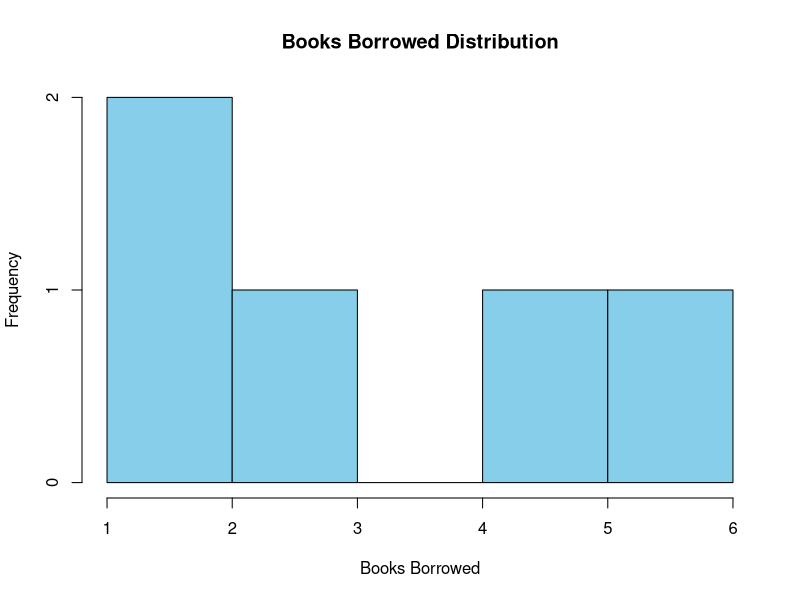
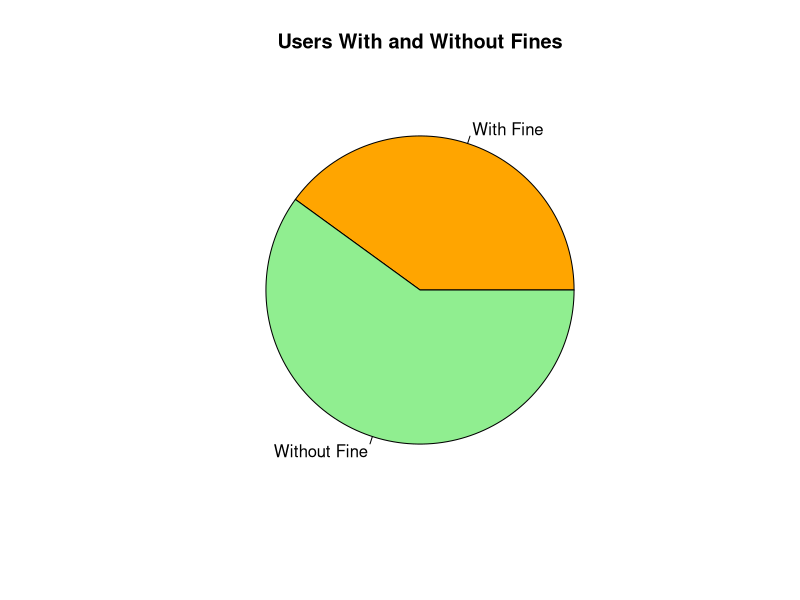
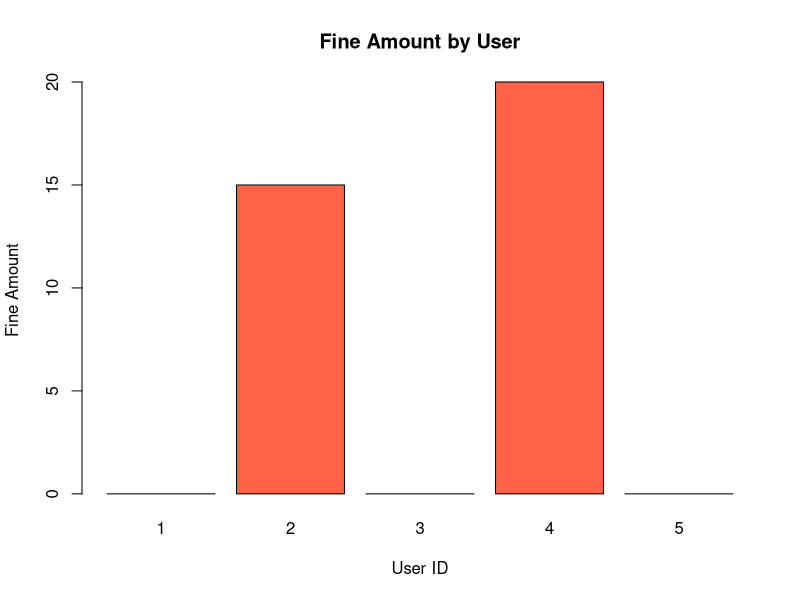
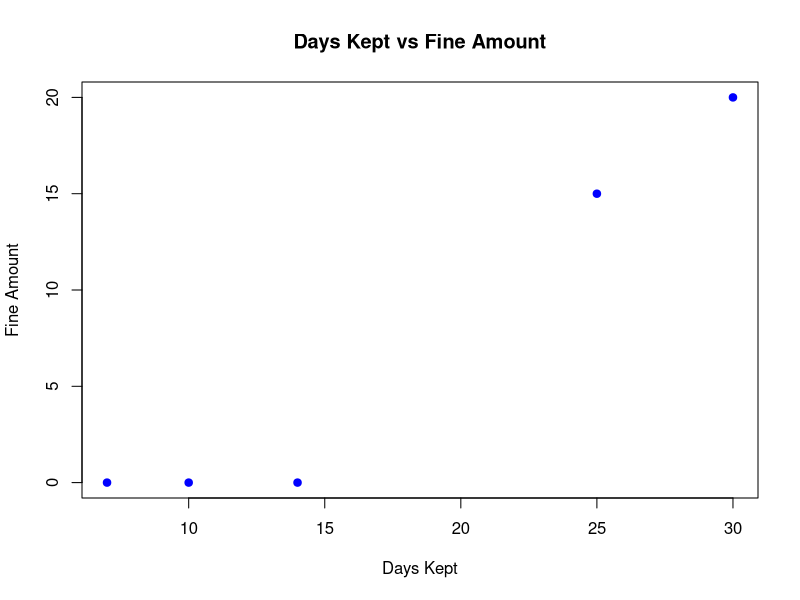

The R source for these figures, in order:
# Create Dataset
data <- data.frame(
  User_ID = c(1,2,3,4,5),
  Books_Borrowed = c(2,5,3,6,1),
  Days_Kept = c(10,25,14,30,7),
  Fine_Amount = c(0,15,0,20,0)
)

# 9. Histogram of Books Borrowed
hist(data$Books_Borrowed,
     col="skyblue",
     main="Books Borrowed Distribution",
     xlab="Books Borrowed",
     ylab="Frequency")

# 10. Pie Chart for Users With and Without Fines
fine_status <- ifelse(data$Fine_Amount > 0,
                      "With Fine",
                      "Without Fine")

pie(table(fine_status),
    col=c("orange","lightgreen"),
    main="Users With and Without Fines")

# 11. Bar Chart of Fine Amounts by User
barplot(data$Fine_Amount,
        names.arg=data$User_ID,
        col="tomato",
        main="Fine Amount by User",
        xlab="User ID",
        ylab="Fine Amount")

# 12. Scatter Plot of Days Kept vs Fine Amount
plot(data$Days_Kept, data$Fine_Amount,
     col="blue",
     pch=19,
     main="Days Kept vs Fine Amount",
     xlab="Days Kept",
     ylab="Fine Amount")
